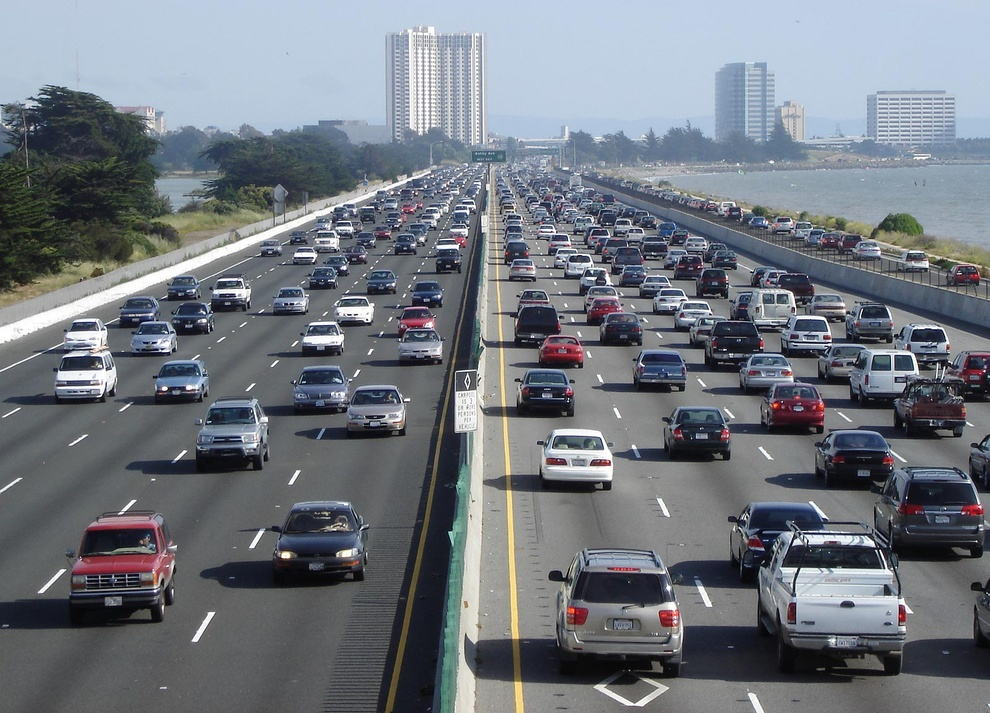
#> input picture CarImage3.jpg, 990 x 713 px, shrunk from 1600 x 1152 before the run
$ python CarDetectorforImage.py
#> lines starting #> are read from the running program, lines starting #| are printed output that depends on the picture; after the words box and inside, x2 and y2 are one past the last pixel; in counts of white or black regions, pixels touching at a corner belong together
import cv2

#Our Image
img_file='CarImage3.jpg'

#Our pre-trained car classifier
classifier_file = 'car_detector.xml'

#create opencv image
img = cv2.imread(img_file)
#> img is the input picture: shape (713, 990, 3); mean B, G, R 127.2, 119.4, 114

#convert to grayscale (needed for haarcascade)
black_n_white = cv2.cvtColor(img,cv2.COLOR_BGR2GRAY)
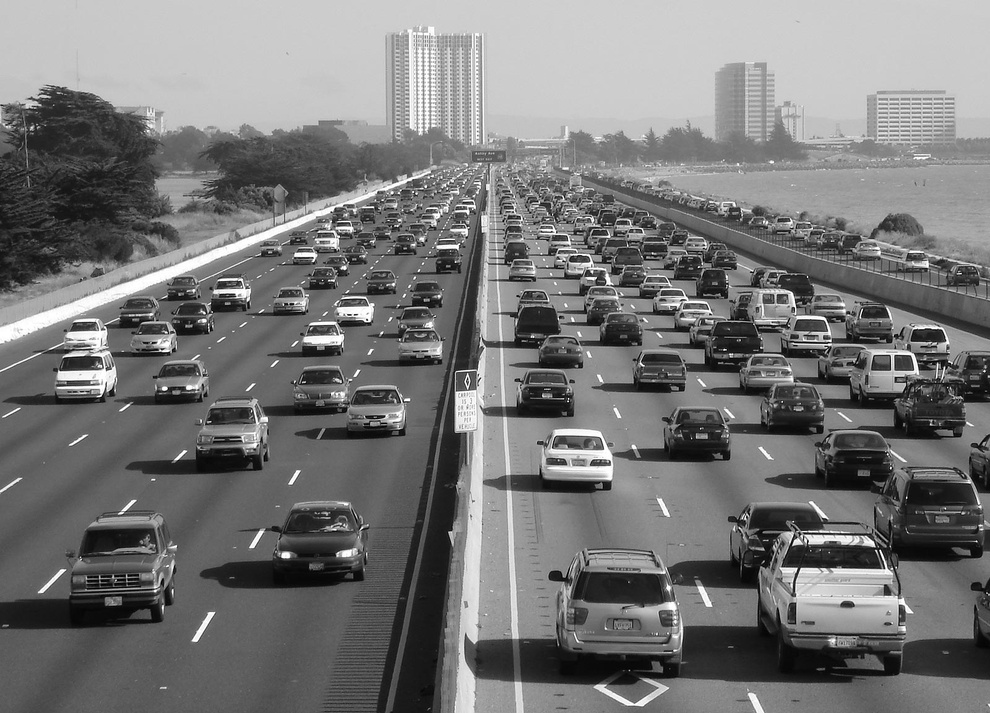
#> black_n_white: shape (713, 990); min 0, max 255, mean 118.7

# create car classifier
car_tracker = cv2.CascadeClassifier(classifier_file) #brain

#detect cars
cars = car_tracker.detectMultiScale(black_n_white)  #multiscale means detect cars of any scale
#> cars = 23 rows, first 6: [641, 287, 42, 42], [548, 252, 40, 40], [540, 439, 35, 35], [299, 258, 44, 44], [575, 438, 41, 41], [384, 224, 43, 43]


# print(cars)

# output [top,left,width,height]
# [[178 720  54  54]
#  [814 294  73  73]
#  [881 759  94  94]
#  [190 733  34  34]]
#[x,y,w,h]


# Draw rectangles around the cars
for (x,y,w,h) in cars:
    cv2.rectangle(img,(x,y),(x+w,y+h),(0,40,255),2)
#> this loop made 23 passes
#> (x, y, w, h) on passes 1 to 12: (641, 287, 42, 42), (548, 252, 40, 40), (540, 439, 35, 35), (299, 258, 44, 44), (575, 438, 41, 41), (384, 224, 43, 43), (260, 280, 52, 52), (825, 575, 47, 47), (170, 300, 49, 49), (116, 319, 56, 56), (808, 345, 55, 55), (382, 324, 60, 60)
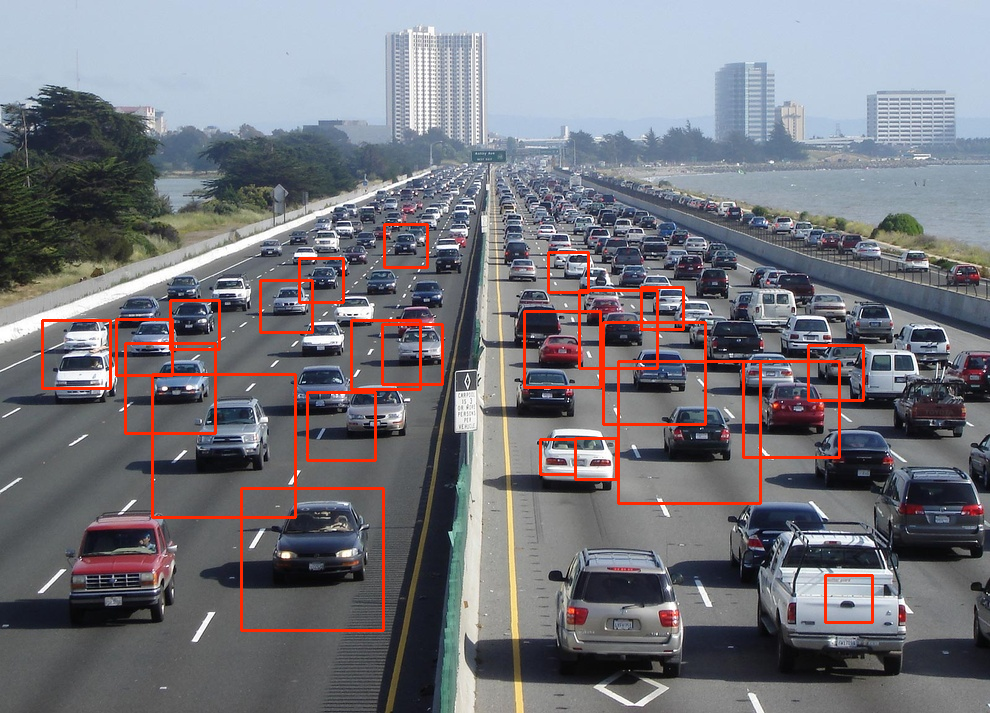
#> img: shape (713, 990, 3); 2.69% of pixels changed, all inside (x1, y1, x2, y2) = (41, 223, 874, 632)


# Display the image with the cars spotted
cv2.imshow('Car_detector',img) #pops a window with the image

#Don't autoclose
cv2.waitKey() # waits for a key to be pressed to close window


print("cc")

$ run again, with car.png saved as CarImage3.jpg
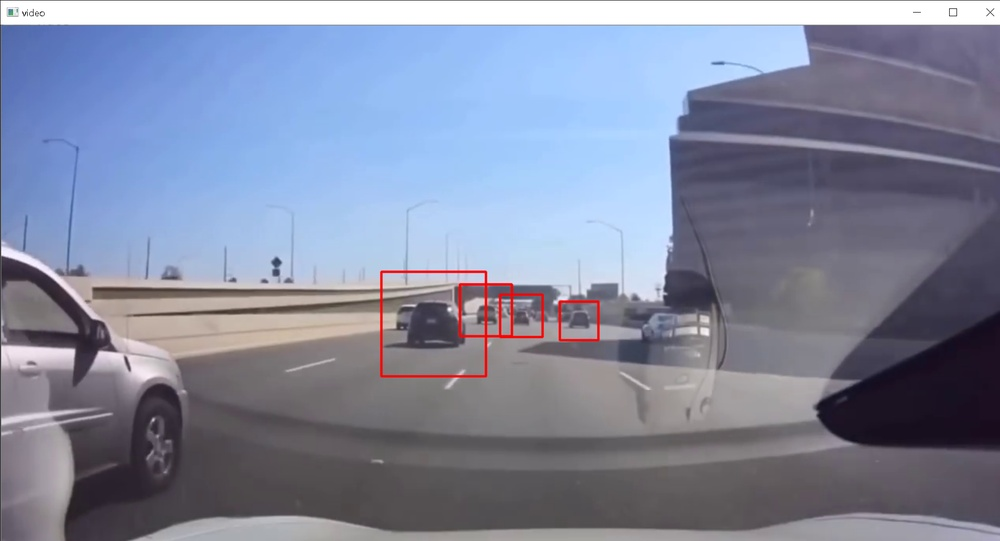
#> input picture car.png, 1000 x 541 px, shrunk from 1908 x 1033 before the run
#> img is the input picture: shape (541, 1000, 3); mean B, G, R 158.8, 136.7, 130.2
#> `black_n_white = cv2.cvtColor(img,cv2.COLOR_BGR2GRAY)`:
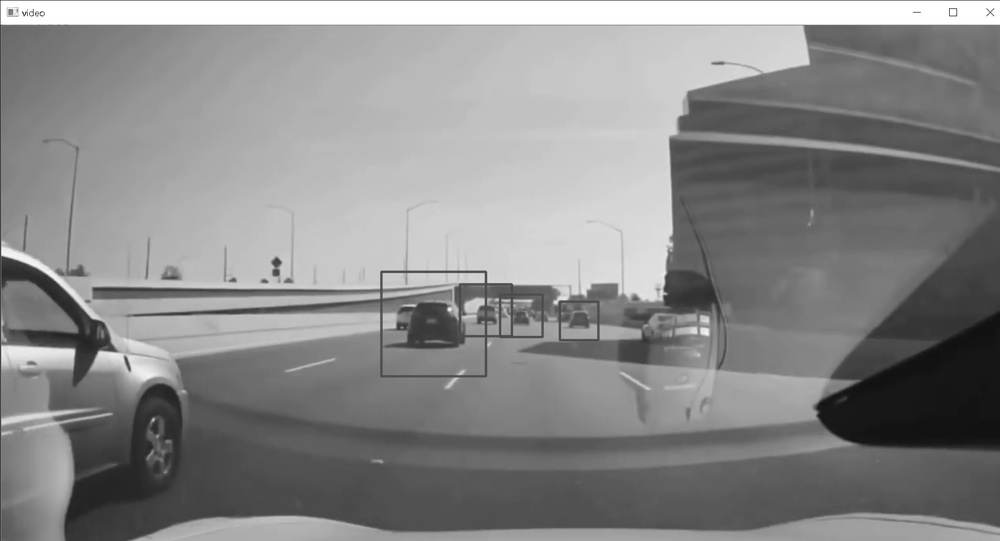
#> black_n_white: shape (541, 1000); min 16, max 255, mean 137.3
#> cars = [[506, 304, 29, 29], [224, 281, 47, 47]]
#> the loop `for (x,y,w,h) in cars:` made 2 passes
#> after the loop `for (x,y,w,h) in cars:`:
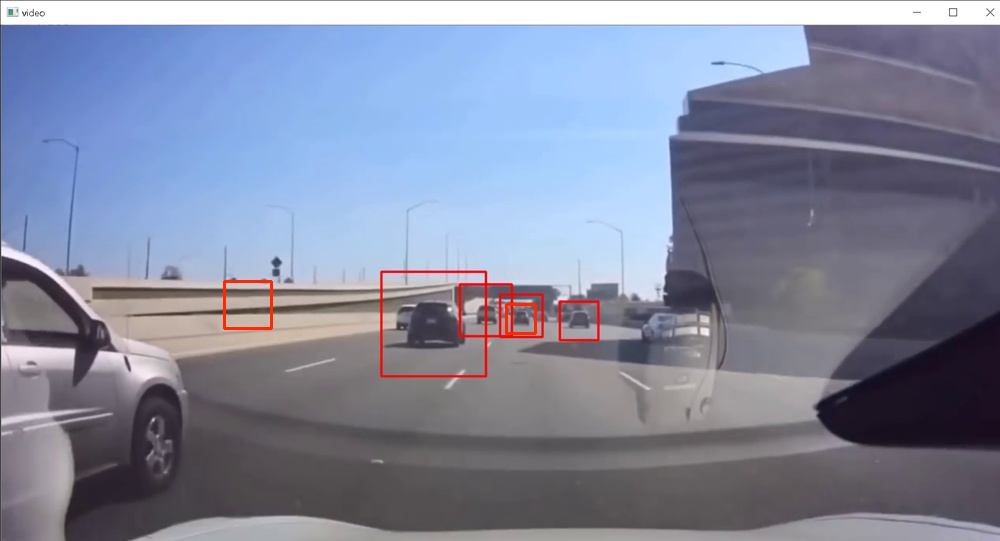
#> img: shape (541, 1000, 3); 0.17% of pixels changed, all inside (x1, y1, x2, y2) = (223, 280, 537, 335)
